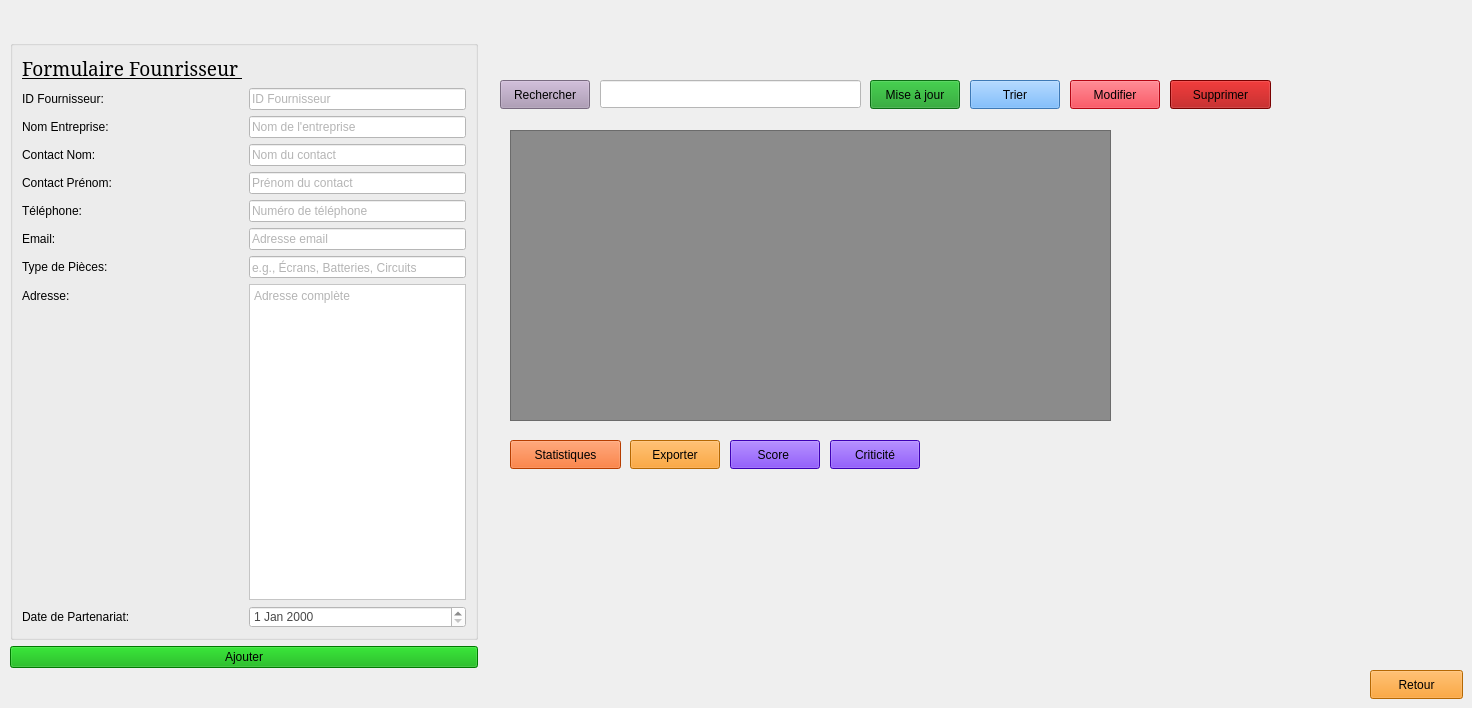
    <widget class="QWidget" name="menu_fournisseur">
     <widget class="QPushButton" name="Modifier_2">
      <property name="geometry">
       <rect>
        <x>1070</x>
        <y>80</y>
        <width>90</width>
        <height>29</height>
       </rect>
      </property>
      <property name="palette">
       <palette>
        <active>
         <colorrole role="Button">
          <brush brushstyle="SolidPattern">
           <color alpha="255">
            <red>253</red>
            <green>7</green>
            <blue>27</blue>
           </color>
          </brush>
         </colorrole>
         <colorrole role="Base">
          <brush brushstyle="SolidPattern">
           <color alpha="255">
            <red>253</red>
            <green>7</green>
            <blue>27</blue>
           </color>
          </brush>
         </colorrole>
         <colorrole role="Window">
          <brush brushstyle="SolidPattern">
           <color alpha="255">
            <red>253</red>
            <green>7</green>
            <blue>27</blue>
           </color>
          </brush>
         </colorrole>
         <colorrole role="Highlight">
          <brush brushstyle="SolidPattern">
           <color alpha="255">
            <red>31</red>
            <green>155</green>
            <blue>93</blue>
           </color>
          </brush>
         </colorrole>
        </active>
        <inactive>
         <colorrole role="Button">
          <brush brushstyle="SolidPattern">
           <color alpha="255">
            <red>253</red>
            <green>7</green>
            <blue>27</blue>
           </color>
          </brush>
         </colorrole>
         <colorrole role="Base">
          <brush brushstyle="SolidPattern">
           <color alpha="255">
            <red>253</red>
            <green>7</green>
            <blue>27</blue>
           </color>
          </brush>
         </colorrole>
         <colorrole role="Window">
          <brush brushstyle="SolidPattern">
           <color alpha="255">
            <red>253</red>
            <green>7</green>
            <blue>27</blue>
           </color>
          </brush>
         </colorrole>
         <colorrole role="Highlight">
          <brush brushstyle="SolidPattern">
           <color alpha="255">
            <red>31</red>
            <green>155</green>
            <blue>93</blue>
           </color>
          </brush>
         </colorrole>
        </inactive>
        <disabled>
         <colorrole role="Button">
          <brush brushstyle="SolidPattern">
           <color alpha="255">
            <red>253</red>
            <green>7</green>
            <blue>27</blue>
           </color>
          </brush>
         </colorrole>
         <colorrole role="Base">
          <brush brushstyle="SolidPattern">
           <color alpha="255">
            <red>253</red>
            <green>7</green>
            <blue>27</blue>
           </color>
          </brush>
         </colorrole>
         <colorrole role="Window">
          <brush brushstyle="SolidPattern">
           <color alpha="255">
            <red>253</red>
            <green>7</green>
            <blue>27</blue>
           </color>
          </brush>
         </colorrole>
         <colorrole role="Highlight">
          <brush brushstyle="SolidPattern">
           <color alpha="255">
            <red>31</red>
            <green>155</green>
            <blue>93</blue>
           </color>
          </brush>
         </colorrole>
        </disabled>
       </palette>
      </property>
      <property name="styleSheet">
       <string notr="true">background-color: rgb(253, 7, 27);</string>
      </property>
      <property name="text">
       <string>Modifier</string>
      </property>
     </widget>
     <widget class="QPushButton" name="maj_2">
      <property name="geometry">
       <rect>
        <x>870</x>
        <y>80</y>
        <width>90</width>
        <height>29</height>
       </rect>
      </property>
      <property name="palette">
       <palette>
        <active>
         <colorrole role="Button">
          <brush brushstyle="SolidPattern">
           <color alpha="255">
            <red>18</red>
            <green>153</green>
            <blue>29</blue>
           </color>
          </brush>
         </colorrole>
         <colorrole role="Base">
          <brush brushstyle="SolidPattern">
           <color alpha="255">
            <red>18</red>
            <green>153</green>
            <blue>29</blue>
           </color>
          </brush>
         </colorrole>
         <colorrole role="Window">
          <brush brushstyle="SolidPattern">
           <color alpha="255">
            <red>18</red>
            <green>153</green>
            <blue>29</blue>
           </color>
          </brush>
         </colorrole>
         <colorrole role="Highlight">
          <brush brushstyle="SolidPattern">
           <color alpha="255">
            <red>31</red>
            <green>155</green>
            <blue>93</blue>
           </color>
          </brush>
         </colorrole>
        </active>
        <inactive>
         <colorrole role="Button">
          <brush brushstyle="SolidPattern">
           <color alpha="255">
            <red>18</red>
            <green>153</green>
            <blue>29</blue>
           </color>
          </brush>
         </colorrole>
         <colorrole role="Base">
          <brush brushstyle="SolidPattern">
           <color alpha="255">
            <red>18</red>
            <green>153</green>
            <blue>29</blue>
           </color>
          </brush>
         </colorrole>
         <colorrole role="Window">
          <brush brushstyle="SolidPattern">
           <color alpha="255">
            <red>18</red>
            <green>153</green>
            <blue>29</blue>
           </color>
          </brush>
         </colorrole>
         <colorrole role="Highlight">
          <brush brushstyle="SolidPattern">
           <color alpha="255">
            <red>31</red>
            <green>155</green>
            <blue>93</blue>
           </color>
          </brush>
         </colorrole>
        </inactive>
        <disabled>
         <colorrole role="Button">
          <brush brushstyle="SolidPattern">
           <color alpha="255">
            <red>18</red>
            <green>153</green>
            <blue>29</blue>
           </color>
          </brush>
         </colorrole>
         <colorrole role="Base">
          <brush brushstyle="SolidPattern">
           <color alpha="255">
            <red>18</red>
            <green>153</green>
            <blue>29</blue>
           </color>
          </brush>
         </colorrole>
         <colorrole role="Window">
          <brush brushstyle="SolidPattern">
           <color alpha="255">
            <red>18</red>
            <green>153</green>
            <blue>29</blue>
           </color>
          </brush>
         </colorrole>
         <colorrole role="Highlight">
          <brush brushstyle="SolidPattern">
           <color alpha="255">
            <red>31</red>
            <green>155</green>
            <blue>93</blue>
           </color>
          </brush>
         </colorrole>
        </disabled>
       </palette>
      </property>
      <property name="styleSheet">
       <string notr="true">background-COLOR:rgb(18, 153, 29)</string>
      </property>
      <property name="text">
       <string>Mise à jour</string>
      </property>
     </widget>
     <widget class="QPushButton" name="PDF_2">
      <property name="geometry">
       <rect>
        <x>630</x>
        <y>440</y>
        <width>90</width>
        <height>29</height>
       </rect>
      </property>
      <property name="palette">
       <palette>
        <active>
         <colorrole role="Button">
          <brush brushstyle="SolidPattern">
           <color alpha="255">
            <red>253</red>
            <green>145</green>
            <blue>4</blue>
           </color>
          </brush>
         </colorrole>
         <colorrole role="Base">
          <brush brushstyle="SolidPattern">
           <color alpha="255">
            <red>253</red>
            <green>145</green>
            <blue>4</blue>
           </color>
          </brush>
         </colorrole>
         <colorrole role="Window">
          <brush brushstyle="SolidPattern">
           <color alpha="255">
            <red>253</red>
            <green>145</green>
            <blue>4</blue>
           </color>
          </brush>
         </colorrole>
         <colorrole role="Highlight">
          <brush brushstyle="SolidPattern">
           <color alpha="255">
            <red>31</red>
            <green>155</green>
            <blue>93</blue>
           </color>
          </brush>
         </colorrole>
        </active>
        <inactive>
         <colorrole role="Button">
          <brush brushstyle="SolidPattern">
           <color alpha="255">
            <red>253</red>
            <green>145</green>
            <blue>4</blue>
           </color>
          </brush>
         </colorrole>
         <colorrole role="Base">
          <brush brushstyle="SolidPattern">
           <color alpha="255">
            <red>253</red>
            <green>145</green>
            <blue>4</blue>
           </color>
          </brush>
         </colorrole>
         <colorrole role="Window">
          <brush brushstyle="SolidPattern">
           <color alpha="255">
            <red>253</red>
            <green>145</green>
            <blue>4</blue>
           </color>
          </brush>
         </colorrole>
         <colorrole role="Highlight">
          <brush brushstyle="SolidPattern">
           <color alpha="255">
            <red>31</red>
            <green>155</green>
            <blue>93</blue>
           </color>
          </brush>
         </colorrole>
        </inactive>
        <disabled>
         <colorrole role="Button">
          <brush brushstyle="SolidPattern">
           <color alpha="255">
            <red>253</red>
            <green>145</green>
            <blue>4</blue>
           </color>
          </brush>
         </colorrole>
         <colorrole role="Base">
          <brush brushstyle="SolidPattern">
           <color alpha="255">
            <red>253</red>
            <green>145</green>
            <blue>4</blue>
           </color>
          </brush>
         </colorrole>
         <colorrole role="Window">
          <brush brushstyle="SolidPattern">
           <color alpha="255">
            <red>253</red>
            <green>145</green>
            <blue>4</blue>
           </color>
          </brush>
         </colorrole>
         <colorrole role="Highlight">
          <brush brushstyle="SolidPattern">
           <color alpha="255">
            <red>31</red>
            <green>155</green>
            <blue>93</blue>
           </color>
          </brush>
         </colorrole>
        </disabled>
       </palette>
      </property>
      <property name="styleSheet">
       <string notr="true">background-color: rgb(253, 145, 4);</string>
      </property>
      <property name="text">
       <string>Exporter</string>
      </property>
     </widget>
     <widget class="QPushButton" name="retour_11">
      <property name="geometry">
       <rect>
        <x>1370</x>
        <y>670</y>
        <width>93</width>
        <height>29</height>
       </rect>
      </property>
      <property name="styleSheet">
       <string notr="true">background-color: rgb(253, 145, 4);</string>
      </property>
      <property name="text">
       <string>Retour</string>
      </property>
     </widget>
     <widget class="QPushButton" name="rechercher_2">
      <property name="geometry">
       <rect>
        <x>500</x>
        <y>80</y>
        <width>90</width>
        <height>29</height>
       </rect>
      </property>
      <property name="palette">
       <palette>
        <active>
         <colorrole role="Button">
          <brush brushstyle="SolidPattern">
           <color alpha="255">
            <red>170</red>
            <green>150</green>
            <blue>180</blue>
           </color>
          </brush>
         </colorrole>
         <colorrole role="Base">
          <brush brushstyle="SolidPattern">
           <color alpha="255">
            <red>170</red>
            <green>150</green>
            <blue>180</blue>
           </color>
          </brush>
         </colorrole>
         <colorrole role="Window">
          <brush brushstyle="SolidPattern">
           <color alpha="255">
            <red>170</red>
            <green>150</green>
            <blue>180</blue>
           </color>
          </brush>
         </colorrole>
         <colorrole role="Highlight">
          <brush brushstyle="SolidPattern">
           <color alpha="255">
            <red>31</red>
            <green>155</green>
            <blue>93</blue>
           </color>
          </brush>
         </colorrole>
        </active>
        <inactive>
         <colorrole role="Button">
          <brush brushstyle="SolidPattern">
           <color alpha="255">
            <red>170</red>
            <green>150</green>
            <blue>180</blue>
           </color>
          </brush>
         </colorrole>
         <colorrole role="Base">
          <brush brushstyle="SolidPattern">
           <color alpha="255">
            <red>170</red>
            <green>150</green>
            <blue>180</blue>
           </color>
          </brush>
         </colorrole>
         <colorrole role="Window">
          <brush brushstyle="SolidPattern">
           <color alpha="255">
            <red>170</red>
            <green>150</green>
            <blue>180</blue>
           </color>
          </brush>
         </colorrole>
         <colorrole role="Highlight">
          <brush brushstyle="SolidPattern">
           <color alpha="255">
            <red>31</red>
            <green>155</green>
            <blue>93</blue>
           </color>
          </brush>
         </colorrole>
        </inactive>
        <disabled>
         <colorrole role="Button">
          <brush brushstyle="SolidPattern">
           <color alpha="255">
            <red>170</red>
            <green>150</green>
            <blue>180</blue>
           </color>
          </brush>
         </colorrole>
         <colorrole role="Base">
          <brush brushstyle="SolidPattern">
           <color alpha="255">
            <red>170</red>
            <green>150</green>
            <blue>180</blue>
           </color>
          </brush>
         </colorrole>
         <colorrole role="Window">
          <brush brushstyle="SolidPattern">
           <color alpha="255">
            <red>170</red>
            <green>150</green>
            <blue>180</blue>
           </color>
          </brush>
         </colorrole>
         <colorrole role="Highlight">
          <brush brushstyle="SolidPattern">
           <color alpha="255">
            <red>31</red>
            <green>155</green>
            <blue>93</blue>
           </color>
          </brush>
         </colorrole>
        </disabled>
       </palette>
      </property>
      <property name="styleSheet">
       <string notr="true">background-color: rgb(170, 150, 180);</string>
      </property>
      <property name="text">
       <string>Rechercher</string>
      </property>
     </widget>
     <widget class="QPushButton" name="tri_3">
      <property name="geometry">
       <rect>
        <x>970</x>
        <y>80</y>
        <width>90</width>
        <height>29</height>
       </rect>
      </property>
      <property name="palette">
       <palette>
        <active>
         <colorrole role="Button">
          <brush brushstyle="SolidPattern">
           <color alpha="255">
            <red>85</red>
            <green>170</green>
            <blue>255</blue>
           </color>
          </brush>
         </colorrole>
         <colorrole role="Base">
          <brush brushstyle="SolidPattern">
           <color alpha="255">
            <red>85</red>
            <green>170</green>
            <blue>255</blue>
           </color>
          </brush>
         </colorrole>
         <colorrole role="Window">
          <brush brushstyle="SolidPattern">
           <color alpha="255">
            <red>85</red>
            <green>170</green>
            <blue>255</blue>
           </color>
          </brush>
         </colorrole>
         <colorrole role="Highlight">
          <brush brushstyle="SolidPattern">
           <color alpha="255">
            <red>31</red>
            <green>155</green>
            <blue>93</blue>
           </color>
          </brush>
         </colorrole>
        </active>
        <inactive>
         <colorrole role="Button">
          <brush brushstyle="SolidPattern">
           <color alpha="255">
            <red>85</red>
            <green>170</green>
            <blue>255</blue>
           </color>
          </brush>
         </colorrole>
         <colorrole role="Base">
          <brush brushstyle="SolidPattern">
           <color alpha="255">
            <red>85</red>
            <green>170</green>
            <blue>255</blue>
           </color>
          </brush>
         </colorrole>
         <colorrole role="Window">
          <brush brushstyle="SolidPattern">
           <color alpha="255">
            <red>85</red>
            <green>170</green>
            <blue>255</blue>
           </color>
          </brush>
         </colorrole>
         <colorrole role="Highlight">
          <brush brushstyle="SolidPattern">
           <color alpha="255">
            <red>31</red>
            <green>155</green>
            <blue>93</blue>
           </color>
          </brush>
         </colorrole>
        </inactive>
        <disabled>
         <colorrole role="Button">
          <brush brushstyle="SolidPattern">
           <color alpha="255">
            <red>85</red>
            <green>170</green>
            <blue>255</blue>
           </color>
          </brush>
         </colorrole>
         <colorrole role="Base">
          <brush brushstyle="SolidPattern">
           <color alpha="255">
            <red>85</red>
            <green>170</green>
            <blue>255</blue>
           </color>
          </brush>
         </colorrole>
         <colorrole role="Window">
          <brush brushstyle="SolidPattern">
           <color alpha="255">
            <red>85</red>
            <green>170</green>
            <blue>255</blue>
           </color>
          </brush>
         </colorrole>
         <colorrole role="Highlight">
          <brush brushstyle="SolidPattern">
           <color alpha="255">
            <red>31</red>
            <green>155</green>
            <blue>93</blue>
           </color>
          </brush>
         </colorrole>
        </disabled>
       </palette>
      </property>
      <property name="styleSheet">
       <string notr="true">background-color: rgb(85, 170, 255);</string>
      </property>
      <property name="text">
       <string>Trier</string>
      </property>
     </widget>
     <widget class="QPushButton" name="btnStatistiques_2">
      <property name="geometry">
       <rect>
        <x>510</x>
        <y>440</y>
        <width>111</width>
        <height>29</height>
       </rect>
      </property>
      <property name="styleSheet">
       <string notr="true">background-color: rgb(255, 85, 0);</string>
      </property>
      <property name="text">
       <string>Statistiques</string>
      </property>
     </widget>
     <widget class="QLineEdit" name="Id_2">
      <property name="geometry">
       <rect>
        <x>600</x>
        <y>80</y>
        <width>261</width>
        <height>28</height>
       </rect>
      </property>
      <property name="palette">
       <palette>
        <active>
         <colorrole role="WindowText">
          <brush brushstyle="SolidPattern">
           <color alpha="255">
            <red>106</red>
            <green>106</green>
            <blue>106</blue>
           </color>
          </brush>
         </colorrole>
         <colorrole role="Button">
          <brush brushstyle="SolidPattern">
           <color alpha="255">
            <red>255</red>
            <green>255</green>
            <blue>255</blue>
           </color>
          </brush>
         </colorrole>
         <colorrole role="Text">
          <brush brushstyle="SolidPattern">
           <color alpha="255">
            <red>106</red>
            <green>106</green>
            <blue>106</blue>
           </color>
          </brush>
         </colorrole>
         <colorrole role="ButtonText">
          <brush brushstyle="SolidPattern">
           <color alpha="255">
            <red>106</red>
            <green>106</green>
            <blue>106</blue>
           </color>
          </brush>
         </colorrole>
         <colorrole role="Base">
          <brush brushstyle="SolidPattern">
           <color alpha="255">
            <red>255</red>
            <green>255</green>
            <blue>255</blue>
           </color>
          </brush>
         </colorrole>
         <colorrole role="Window">
          <brush brushstyle="SolidPattern">
           <color alpha="255">
            <red>255</red>
            <green>255</green>
            <blue>255</blue>
           </color>
          </brush>
         </colorrole>
         <colorrole role="PlaceholderText">
          <brush brushstyle="SolidPattern">
           <color alpha="128">
            <red>106</red>
            <green>106</green>
            <blue>106</blue>
           </color>
          </brush>
         </colorrole>
        </active>
        <inactive>
         <colorrole role="WindowText">
          <brush brushstyle="SolidPattern">
           <color alpha="255">
            <red>106</red>
            <green>106</green>
            <blue>106</blue>
           </color>
          </brush>
         </colorrole>
         <colorrole role="Button">
          <brush brushstyle="SolidPattern">
           <color alpha="255">
            <red>255</red>
            <green>255</green>
            <blue>255</blue>
           </color>
          </brush>
         </colorrole>
         <colorrole role="Text">
          <brush brushstyle="SolidPattern">
           <color alpha="255">
            <red>106</red>
            <green>106</green>
            <blue>106</blue>
           </color>
          </brush>
         </colorrole>
         <colorrole role="ButtonText">
          <brush brushstyle="SolidPattern">
           <color alpha="255">
            <red>106</red>
            <green>106</green>
            <blue>106</blue>
           </color>
          </brush>
         </colorrole>
         <colorrole role="Base">
          <brush brushstyle="SolidPattern">
           <color alpha="255">
            <red>255</red>
            <green>255</green>
            <blue>255</blue>
           </color>
          </brush>
         </colorrole>
         <colorrole role="Window">
          <brush brushstyle="SolidPattern">
           <color alpha="255">
            <red>255</red>
            <green>255</green>
            <blue>255</blue>
           </color>
          </brush>
         </colorrole>
         <colorrole role="PlaceholderText">
          <brush brushstyle="SolidPattern">
           <color alpha="128">
            <red>106</red>
            <green>106</green>
            <blue>106</blue>
           </color>
          </brush>
         </colorrole>
        </inactive>
        <disabled>
         <colorrole role="WindowText">
          <brush brushstyle="SolidPattern">
           <color alpha="255">
            <red>106</red>
            <green>106</green>
            <blue>106</blue>
           </color>
          </brush>
         </colorrole>
         <colorrole role="Button">
          <brush brushstyle="SolidPattern">
           <color alpha="255">
            <red>255</red>
            <green>255</green>
            <blue>255</blue>
           </color>
          </brush>
         </colorrole>
         <colorrole role="Text">
          <brush brushstyle="SolidPattern">
           <color alpha="255">
            <red>106</red>
            <green>106</green>
            <blue>106</blue>
           </color>
          </brush>
         </colorrole>
         <colorrole role="ButtonText">
          <brush brushstyle="SolidPattern">
           <color alpha="255">
            <red>106</red>
            <green>106</green>
            <blue>106</blue>
           </color>
          </brush>
         </colorrole>
         <colorrole role="Base">
          <brush brushstyle="SolidPattern">
           <color alpha="255">
            <red>255</red>
            <green>255</green>
            <blue>255</blue>
           </color>
          </brush>
         </colorrole>
         <colorrole role="Window">
          <brush brushstyle="SolidPattern">
           <color alpha="255">
            <red>255</red>
            <green>255</green>
            <blue>255</blue>
           </color>
          </brush>
         </colorrole>
         <colorrole role="PlaceholderText">
          <brush brushstyle="SolidPattern">
           <color alpha="128">
            <red>106</red>
            <green>106</green>
            <blue>106</blue>
           </color>
          </brush>
         </colorrole>
        </disabled>
       </palette>
      </property>
      <property name="styleSheet">
       <string notr="true">background-color: rgb(255, 255, 255);
color: rgb(106, 106, 106);</string>
      </property>
      <property name="text">
       <string/>
      </property>
     </widget>
     <widget class="QPushButton" name="btnSupprimer_2">
      <property name="geometry">
       <rect>
        <x>1170</x>
        <y>80</y>
        <width>101</width>
        <height>29</height>
       </rect>
      </property>
      <property name="styleSheet">
       <string notr="true">background-color: rgb(170, 0, 0);</string>
      </property>
      <property name="text">
       <string>Supprimer</string>
      </property>
     </widget>
     <widget class="QWidget" name="leftPane_2">
      <property name="geometry">
       <rect>
        <x>10</x>
        <y>40</y>
        <width>468</width>
        <height>628</height>
       </rect>
      </property>
      <layout class="QVBoxLayout" name="verticalLayout_left_4">
       <item>
        <widget class="QGroupBox" name="groupBox_4">
         <property name="title">
          <string/>
         </property>
         <layout class="QFormLayout" name="formLayout_4">
          <item row="0" column="0">
           <widget class="QLabel" name="label_107">
            <property name="font">
             <font>
              <family>Constantia</family>
              <pointsize>14</pointsize>
              <italic>false</italic>
              <bold>false</bold>
              <underline>true</underline>
             </font>
            </property>
            <property name="text">
             <string>Formulaire Founrisseur </string>
            </property>
            <property name="scaledContents">
             <bool>false</bool>
            </property>
           </widget>
          </item>
          <item row="1" column="0">
           <widget class="QLabel" name="label_id_4">
            <property name="text">
             <string>ID Fournisseur:</string>
            </property>
           </widget>
          </item>
          <item row="2" column="0">
           <widget class="QLabel" name="label_nom_entreprise_4">
            <property name="text">
             <string>Nom Entreprise:</string>
            </property>
           </widget>
          </item>
          <item row="2" column="1">
           <widget class="QLineEdit" name="leNomEntreprise_4">
            <property name="styleSheet">
             <string notr="true">color: rgb(106, 106, 106);
background-color: rgb(255, 255, 255);</string>
            </property>
            <property name="placeholderText">
             <string>Nom de l'entreprise</string>
            </property>
           </widget>
          </item>
          <item row="3" column="0">
           <widget class="QLabel" name="label_contact_nom_4">
            <property name="text">
             <string>Contact Nom:</string>
            </property>
           </widget>
          </item>
          <item row="3" column="1">
           <widget class="QLineEdit" name="leContactNom_4">
            <property name="styleSheet">
             <string notr="true">background-color: rgb(255, 255, 255);
color: rgb(106, 106, 106);
</string>
            </property>
            <property name="placeholderText">
             <string>Nom du contact</string>
            </property>
           </widget>
          </item>
          <item row="4" column="0">
           <widget class="QLabel" name="label_contact_prenom_4">
            <property name="text">
             <string>Contact Prénom:</string>
            </property>
           </widget>
          </item>
          <item row="4" column="1">
           <widget class="QLineEdit" name="leContactPrenom_4">
            <property name="styleSheet">
             <string notr="true">background-color: rgb(255, 255, 255);
color: rgb(106, 106, 106);
</string>
            </property>
            <property name="placeholderText">
             <string>Prénom du contact</string>
            </property>
           </widget>
          </item>
          <item row="5" column="0">
           <widget class="QLabel" name="label_telephone_4">
            <property name="text">
             <string>Téléphone:</string>
            </property>
           </widget>
          </item>
          <item row="5" column="1">
           <widget class="QLineEdit" name="leTelephone_4">
            <property name="styleSheet">
             <string notr="true">background-color: rgb(255, 255, 255);
color: rgb(106, 106, 106);</string>
            </property>
            <property name="placeholderText">
             <string>Numéro de téléphone</string>
            </property>
           </widget>
          </item>
          <item row="6" column="0">
           <widget class="QLabel" name="label_email_4">
            <property name="text">
             <string>Email:</string>
            </property>
           </widget>
          </item>
          <item row="6" column="1">
           <widget class="QLineEdit" name="leEmail_4">
            <property name="styleSheet">
             <string notr="true">background-color: rgb(255, 255, 255);
color: rgb(106, 106, 106);</string>
            </property>
            <property name="placeholderText">
             <string>Adresse email</string>
            </property>
           </widget>
          </item>
          <item row="7" column="0">
           <widget class="QLabel" name="label_type_pieces_4">
            <property name="text">
             <string>Type de Pièces:</string>
            </property>
           </widget>
          </item>
          <item row="7" column="1">
           <widget class="QLineEdit" name="leTypePieces_4">
            <property name="styleSheet">
             <string notr="true">background-color: rgb(255, 255, 255);
color: rgb(106, 106, 106);</string>
            </property>
            <property name="placeholderText">
             <string>e.g., Écrans, Batteries, Circuits</string>
            </property>
           </widget>
          </item>
          <item row="8" column="0">
           <widget class="QLabel" name="label_adresse_4">
            <property name="text">
             <string>Adresse:</string>
            </property>
           </widget>
          </item>
          <item row="8" column="1">
           <widget class="QTextEdit" name="teAdresse_4">
            <property name="styleSheet">
             <string notr="true">background-color: rgb(255, 255, 255);
color: rgb(106, 106, 106);</string>
            </property>
            <property name="placeholderText">
             <string>Adresse complète</string>
            </property>
           </widget>
          </item>
          <item row="9" column="0">
           <widget class="QLabel" name="label_date_partenariat_4">
            <property name="text">
             <string>Date de Partenariat:</string>
            </property>
           </widget>
          </item>
          <item row="9" column="1">
           <widget class="QDateEdit" name="deDatePartenariat_4">
            <property name="styleSheet">
             <string notr="true">background-color: rgb(255, 255, 255);
color: rgb(72, 72, 72);</string>
            </property>
           </widget>
          </item>
          <item row="1" column="1">
           <widget class="QLineEdit" name="leld_4">
            <property name="styleSheet">
             <string notr="true">background-color: rgb(255, 255, 255);
color: rgb(106, 106, 106);</string>
            </property>
            <property name="placeholderText">
             <string>ID Fournisseur</string>
            </property>
           </widget>
          </item>
         </layout>
        </widget>
       </item>
       <item>
        <layout class="QHBoxLayout" name="horizontalLayout_btns_4">
         <item>
          <widget class="QPushButton" name="btnAjouter_4">
           <property name="styleSheet">
            <string notr="true">background-color: rgb(0, 255, 0);
background-color: rgb(0, 170, 0);
background-color: rgb(0, 170, 0);</string>
           </property>
           <property name="text">
            <string>Ajouter</string>
           </property>
          </widget>
         </item>
        </layout>
       </item>
      </layout>
     </widget>
     <widget class="QTableWidget" name="tabaff_6">
      <property name="geometry">
       <rect>
        <x>510</x>
        <y>130</y>
        <width>601</width>
        <height>291</height>
       </rect>
      </property>
      <property name="styleSheet">
       <string notr="true">background-color:rgb(139, 139, 139);
color :rgb(255, 255, 255);
</string>
      </property>
     </widget>
     <widget class="QPushButton" name="mai_1">
      <property name="geometry">
       <rect>
        <x>730</x>
        <y>440</y>
        <width>90</width>
        <height>29</height>
       </rect>
      </property>
      <property name="styleSheet">
       <string notr="true">background-color: rgb(85, 0, 255);</string>
      </property>
      <property name="text">
       <string>Score </string>
      </property>
     </widget>
     <widget class="QPushButton" name="mai_2">
      <property name="geometry">
       <rect>
        <x>830</x>
        <y>440</y>
        <width>90</width>
        <height>29</height>
       </rect>
      </property>
      <property name="styleSheet">
       <string notr="true">background-color: rgb(85, 0, 255);</string>
      </property>
      <property name="text">
       <string>Criticité</string>
      </property>
     </widget>
     <zorder>retour_11</zorder>
     <zorder>rechercher_2</zorder>
     <zorder>tri_3</zorder>
     <zorder>btnStatistiques_2</zorder>
     <zorder>Id_2</zorder>
     <zorder>btnSupprimer_2</zorder>
     <zorder>leftPane_2</zorder>
     <zorder>Modifier_2</zorder>
     <zorder>PDF_2</zorder>
     <zorder>maj_2</zorder>
     <zorder>tabaff_6</zorder>
     <zorder>mai_1</zorder>
     <zorder>mai_2</zorder>
    </widget>
